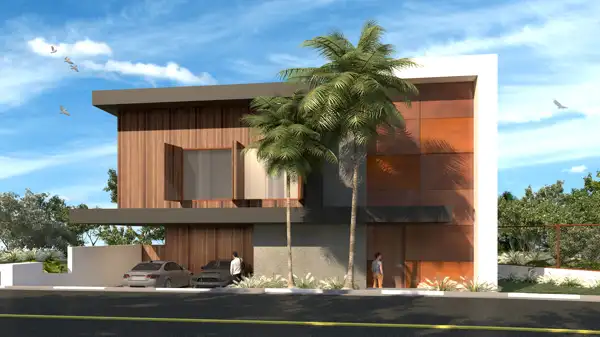
#> input picture images/mobile/test2.webp, 600 x 337 px
$ python -i main.py   (imports and definitions only)
#> lines starting #> are read from the running program, lines starting #| are printed output that depends on the picture
# This is a sample Python script.

# Press Shift+F10 to execute it or replace it with your code.
# Press Double Shift to search everywhere for classes, files, tool windows, actions, and settings.

from pathlib import Path
from PIL import Image
import os

def convert_to_webp(source):
    destination = source.with_suffix(".webp")
    image = Image.open(source)
    image.save(destination,format="wepb")
    return destination

def getImages():
    paths = Path("images").glob("**/*.jpg")
    print(paths)
    for path in paths:

      convert(path)

    paths = Path("images").glob("**/*.jpeg")
    print(paths)
    for path in paths:
        convert(path)

def convert(path):
#> called with path = 'images/mobile/test2.webp'
    im = Image.open(path).convert("RGB")
#> im is the input picture: PIL image 600x337 RGB; mean R, G, B 124.2, 134.1, 133.6

    filename=os.path.basename(path).split('/')[-1].replace(".jpg","")


    print(filename,"aqui")

    width, height = im.size
#> width = 600; height = 337
    print(width, height)
#| 600 337
    ratio = width / height
#> ratio = 1.78
    new_width_mobile = 400
    new_height_mobile = int(new_width_mobile / ratio)
#> new_height_mobile = 224
    size_mobile = (new_width_mobile, new_height_mobile)
#> size_mobile = (400, 224)

    new_width_normal = 1200
    new_height_normal = int(new_width_normal / ratio)
#> new_height_normal = 674
    size_normal = (new_width_normal, new_height_normal)
#> size_normal = (1200, 674)

    new_width_thumbmail = 200
    new_height_thumbnail = int(new_width_thumbmail / ratio)
#> new_height_thumbnail = 112
    size_thumbnail = (new_width_thumbmail, new_height_thumbnail)
#> size_thumbnail = (200, 112)

    print(im.size)
#| (600, 337)
    im_mobile = im.resize(size_mobile)

    im_thumbnail = im.resize(size_thumbnail)
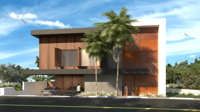
#> im_thumbnail: PIL image 200x112 RGB; mean R, G, B 124.2, 134.1, 133.6
    im_normal = im.resize(size_normal)
    image_path_mobile = "images/mobile"
    image_path_thumbnail = "images/thumbnail"
    image_path_normal = "images/normal"

    im_mobile.save(f"{image_path_mobile}/{filename}({new_width_mobile}x{new_width_thumbmail}).webp", "webp", quality=55)
    im_normal.save(f"{image_path_normal}/{filename}({new_width_normal}x{new_height_normal}).webp", "webp", quality=55)
    im_thumbnail.save(f"{image_path_thumbnail}/{filename}({new_width_thumbmail}x{new_height_normal}).webp", "webp", quality=55)
    im.save("test1.webp", "webp", quality=55)

def main():
     getImages()


"""
   im= Image.open("test.jpg").convert("RGB")
     filename = Image.open("test.jpg").filename.replace(".jpg", "")
     print(filename)
     width, height = im.size
     print(width, height)
     ratio = width / height
     new_width_mobile = 400
     new_height_mobile = int(new_width_mobile / ratio)
     size_mobile = (new_width_mobile, new_height_mobile)

     new_width_normal = 1200
     new_height_normal = int(new_width_normal / ratio)
     size_normal = (new_width_normal, new_height_normal)

     new_width_thumbmail = 200
     new_height_thumbnail = int(new_width_thumbmail/ ratio)
     size_thumbnail = (new_width_thumbmail, new_height_thumbnail)

     print(im.size)
     im_mobile = im.resize(size_mobile)
     im_thumbnail = im.resize(size_thumbnail)
     im_normal  = im.resize(size_normal)
     image_path_mobile = "images/mobile"
     image_path_thumbnail = "images/thumbnail"
     image_path_normal = "images/normal"


     im_mobile.save(f"{image_path_mobile}/{filename}.webp", "webp", quality=55)
     im_normal.save(f"{image_path_normal}/{filename}.webp", "webp", quality=55)
     im_thumbnail.save(f"{image_path_thumbnail}/{filename}.webp", "webp", quality=55)
     im.save( "test1.webp", "webp", quality=55)
  """


# [1 line not run here, left out]

>>> result = convert('images/mobile/test2.webp')
